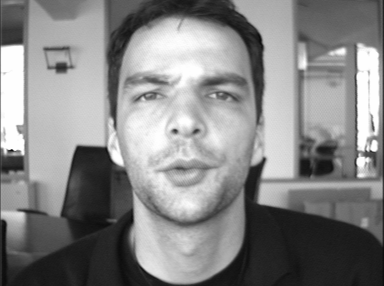
#> input picture eye_detection/1.pgm, 384 x 286 px; its folder holds only this picture in this run
$ python whatComputerSee_before.py
#> lines starting #> are read from the running program, lines starting #| are printed output that depends on the picture; after the words box and inside, x2 and y2 are one past the last pixel; in counts of white or black regions, pixels touching at a corner belong together
import numpy as np
import cv2
import matplotlib.pyplot as plt

eyeCascade = cv2.CascadeClassifier('haar/haarcascade_eye_tree_eyeglasses.xml')
faceCascade = cv2.CascadeClassifier('haar/haarcascade_frontalface_alt2.xml')

for n in range(1, 22):
    print("\n\n************** %d **************" %n)
    img = cv2.imread(str(n) + ".pgm", 1)
#> img is the input picture: shape (286, 384, 3); min 9, max 254, mean 133.6
    gray = cv2.cvtColor(img, cv2.COLOR_BGR2GRAY)

    faces = faceCascade.detectMultiScale(gray, 1.3, 5)
#> faces = [[97, 28, 179, 179]]
    for (x, y, w, h) in faces:
        roi_gray = gray[y:y+h, x:x+w]
        eyes = eyeCascade.detectMultiScale(roi_gray)
        k = 1
        for (ex, ey, ew, eh) in eyes:
            print("\n\n***** %d *****" %k)
            roi_gray_eye = roi_gray[ey:ey+eh, ex:ex+ew]
            for val in range(0, 255):
                ret, gray_t = cv2.threshold(roi_gray_eye, val, 255, cv2.THRESH_BINARY)
                gray_t = 255-gray_t
                (gw, gh) = gray_t.shape[:2]
                start,end,maxIn,opened,dataFlag,storeS,storeE,x = 0, 0, 0, 0, 0, 0, 0, 0
                img_row_sum = np.sum(gray_t,axis=1).tolist()
                for p in range(len(img_row_sum)):
                    if img_row_sum[p] - x > 0 and start == 0:
                        opened = 1
                        start = p-1
                    elif img_row_sum[p] - x <= 0 and opened == 1:
                        end = p
                        opened = 0
                        dataFlag = 1
                    if end == len(img_row_sum)-1:
                        x += 100
                        p = 0
                        start = 0
                        end = 0
                        continue
                    if dataFlag == 1:
                        diff = end - start
                        if start == -1 or start == 0 or (float(diff)*100)/float(len(img_row_sum)-1) > 50:
                            x += 100
                            start = 0
                            end = 0
                            p =0
                            continue
                        if maxIn <= diff and diff != 0:
                            maxIn = diff
                            storeS = start
                            storeE = end
                            start = 0
                            end = 0
                for p in range(len(img_row_sum)):
                    if p < storeS or p > storeE:
                        img_row_sum[p] = 0
                # [8 lines of commented-out code are left out]
                sumOfWhite = sum(img_row_sum)/255
                sumOfBlack = (gh*gw) - sumOfWhite
                #print(sumOfWhite, sumOfBlack)
                try:
                    prnt = float(float(sumOfBlack)/float(sumOfWhite))
                except:
                    continue
                if prnt < 1.5:
                    continue
                else:
                    print(str(prnt) + ' : ' + str(val))
                cv2.imshow("image_"+str(val), gray_t)
                cv2.waitKey(0)
                cv2.destroyAllWindows()
            k+=1
#> this loop made 1 pass
#> (y, w, h, eyes) on pass 1: (28, 179, 179, [[105, 49, 40, 40], [34, 51, 36, 36]])
#> (printed output is left out)
#> pass 1, `roi_gray = gray[y:y+h, x:x+w]`:
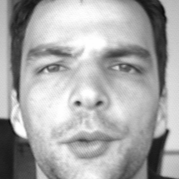
#> roi_gray: shape (179, 179); min 12, max 254, mean 168.5
#> pass 1, `cv2.imshow("image_"+str(val), gray_t)`:
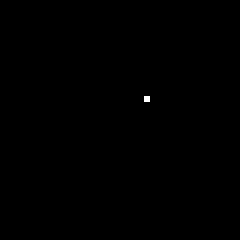
#> window 'image_58': shape (40, 40) (shown 6 times larger); 0.06% white in thin lines or dots, all inside (x1, y1, x2, y2) = (24, 16, 25, 17)
#> pass 1, `cv2.imshow("image_"+str(val), gray_t)`:
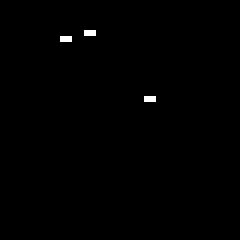
#> window 'image_59': shape (40, 40) (shown 6 times larger); 0.38% white in thin lines or dots, all inside (x1, y1, x2, y2) = (10, 5, 26, 17)
#> after the loop: gray_t: shape (36, 36); every value is 255
#> after the loop:
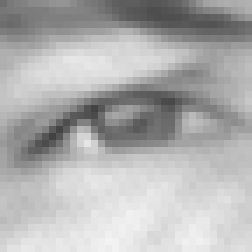
#> roi_gray_eye: shape (36, 36) (shown 7 times larger); min 66, max 243, mean 176.3
#> after the loop, p = 35
#> (the run stopped early here; a loop or call above may not have finished)
